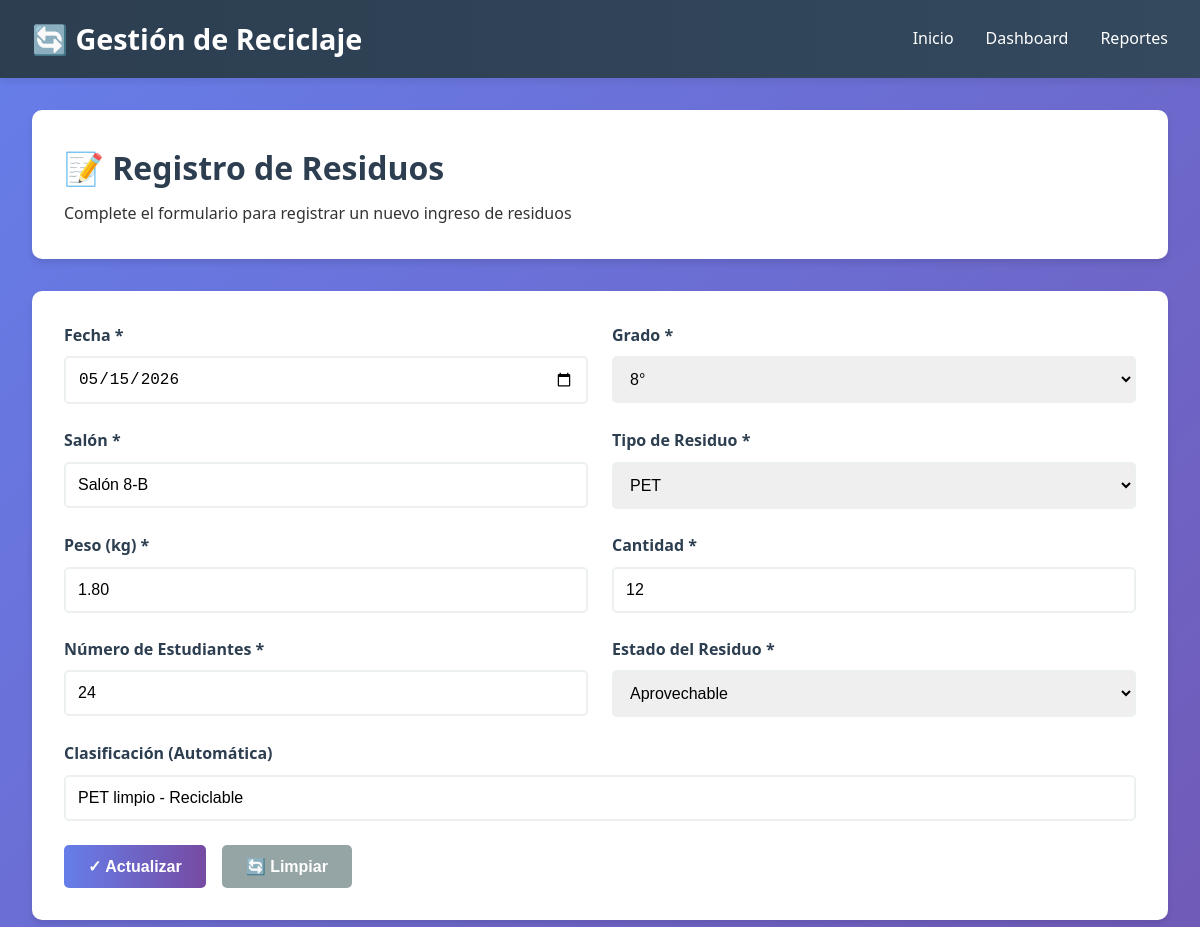
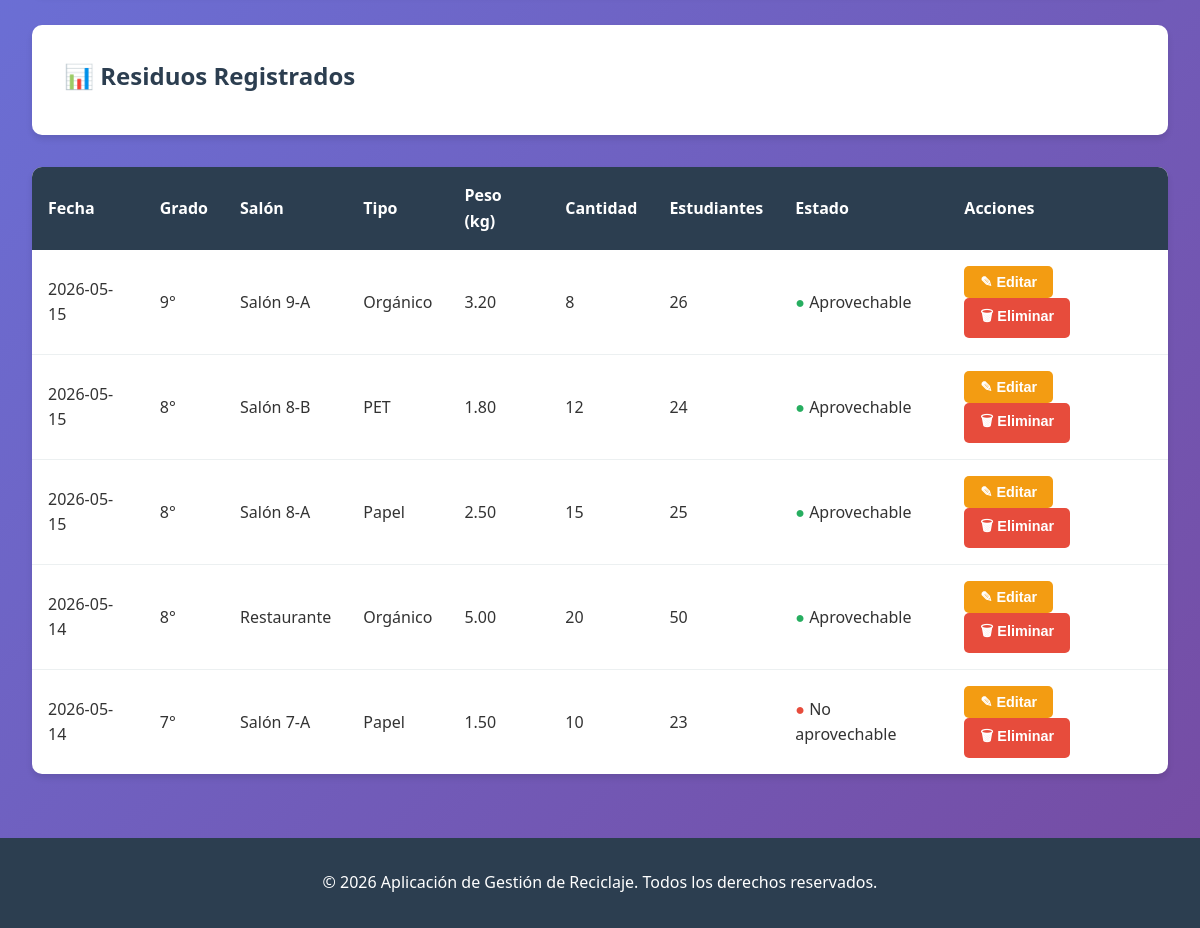
The app's page /index.php?id=2 with its own data (2 pictures, top to bottom).
### tables this page shows
CREATE TABLE residuos (
    id INT PRIMARY KEY AUTO_INCREMENT,
    fecha DATE NOT NULL,
    grado VARCHAR(10) NOT NULL,
    salon VARCHAR(50) NOT NULL,
    tipo_residuo ENUM('Papel', 'PET', 'Orgánico') NOT NULL,
    peso_kg DECIMAL(10, 2) NOT NULL,
    cantidad INT NOT NULL,
    numero_estudiantes INT NOT NULL,
    estado_residuo ENUM('Aprovechable', 'No aprovechable') NOT NULL,
    clasificacion VARCHAR(100),
    created_at TIMESTAMP DEFAULT CURRENT_TIMESTAMP,
    updated_at TIMESTAMP DEFAULT CURRENT_TIMESTAMP ON UPDATE CURRENT_TIMESTAMP,
    INDEX idx_fecha (fecha),
    INDEX idx_grado (grado),
    INDEX idx_salon (salon),
    INDEX idx_tipo (tipo_residuo),
    INDEX idx_estado (estado_residuo)
);

### config/database.php (called while the page is built, shortened)
<?php
function sanitize($data, $conn) {
    return $conn->real_escape_string(htmlspecialchars(trim($data)));
}
function executeQuery($conn, $query) {
    $result = $conn->query($query);
    return $result;
}
?>

### index.php (the view, shortened to what this page needs)
<?php
include 'config/database.php';
include 'includes/header.php';
$form_id = isset($_GET['id']) ? sanitize($_GET['id'], $conn) : null;
$edit_mode = false;
$waste_data = null;
if ($form_id) {
    $result = executeQuery($conn, "SELECT * FROM residuos WHERE id = $form_id");
    if ($result->num_rows > 0) {
        $edit_mode = true;
        $waste_data = $result->fetch_assoc();
    }
}
?>
<div class="page-header">
    <h1>📝 Registro de Residuos</h1>
    <p>Complete el formulario para registrar un nuevo ingreso de residuos</p>
</div>
<div class="form-container">
    <form id="waste-form" method="POST">
        <div class="form-row">
            <div class="form-group">
                <label for="fecha">Fecha *</label>
                <input type="date" id="fecha" name="fecha" required value="<?php echo $waste_data['fecha'] ?? date('Y-m-d'); ?>">
            </div>
            <div class="form-group">
                <label for="grado">Grado *</label>
                <select id="grado" name="grado" required>
                    <option value="8°" <?php echo ($waste_data['grado'] ?? '') === '8°' ? 'selected' : ''; ?>>8°</option>
                </select>
            </div>
        </div>
        <div class="form-row">
            <div class="form-group">
                <label for="salon">Salón *</label>
                <input type="text" id="salon" name="salon" placeholder="Ej: Salón 8-A" required value="<?php echo $waste_data['salon'] ?? ''; ?>">
            </div>
            <div class="form-group">
                <label for="tipo_residuo">Tipo de Residuo *</label>
                <select id="tipo_residuo" name="tipo_residuo" required onchange="classifyWaste()">
                    <option value="PET" <?php echo ($waste_data['tipo_residuo'] ?? '') === 'PET' ? 'selected' : ''; ?>>PET</option>
                </select>
            </div>
        </div>
        <div class="form-row">
            <div class="form-group">
                <label for="peso_kg">Peso (kg) *</label>
                <input type="number" id="peso_kg" name="peso_kg" step="0.01" min="0" required value="<?php echo $waste_data['peso_kg'] ?? ''; ?>">
            </div>
            <div class="form-group">
                <label for="cantidad">Cantidad *</label>
                <input type="number" id="cantidad" name="cantidad" min="0" required value="<?php echo $waste_data['cantidad'] ?? ''; ?>">
            </div>
        </div>
        <div class="form-row">
            <div class="form-group">
                <label for="numero_estudiantes">Número de Estudiantes *</label>
                <input type="number" id="numero_estudiantes" name="numero_estudiantes" min="0" required value="<?php echo $waste_data['numero_estudiantes'] ?? ''; ?>">
            </div>
            <div class="form-group">
                <label for="estado_residuo">Estado del Residuo *</label>
                <select id="estado_residuo" name="estado_residuo" required onchange="classifyWaste()">
                    <option value="Aprovechable" <?php echo ($waste_data['estado_residuo'] ?? '') === 'Aprovechable' ? 'selected' : ''; ?>>Aprovechable</option>
                </select>
            </div>
        </div>
        <div class="form-group">
            <label for="clasificacion">Clasificación (Automática)</label>
            <input type="text" id="clasificacion" name="clasificacion" readonly value="<?php echo $waste_data['clasificacion'] ?? ''; ?>">
        </div>
        <div class="btn-group">
            <button type="submit" class="btn btn-primary"><?php echo $edit_mode ? '✓ Actualizar' : '➕ Guardar'; ?></button>
            <button type="button" class="btn btn-secondary" onclick="clearForm('waste-form')">🔄 Limpiar</button>
        </div>
    </form>
</div>
<div class="page-header">
    <h2>📊 Residuos Registrados</h2>
</div>
<div class="table-container">
    <table>
        <thead>
            <tr>
                <th>Fecha</th>
                <th>Grado</th>
                <th>Salón</th>
                <th>Tipo</th>
                <th>Peso (kg)</th>
                <th>Cantidad</th>
                <th>Estudiantes</th>
                <th>Estado</th>
                <th>Acciones</th>
            </tr>
        </thead>
        <tbody>
            <?php
            $result = executeQuery($conn, "SELECT * FROM residuos ORDER BY fecha DESC LIMIT 20");
            if ($result->num_rows > 0) {
                while ($row = $result->fetch_assoc()) {
                    $estado_class = $row['estado_residuo'] === 'Aprovechable' ? 'green' : 'red';
                    echo "<tr>
                        <td>{$row['fecha']}</td>
                        <td>{$row['grado']}</td>
                        <td>{$row['salon']}</td>
                        <td>{$row['tipo_residuo']}</td>
                        <td>{$row['peso_kg']}</td>
                        <td>{$row['cantidad']}</td>
                        <td>{$row['numero_estudiantes']}</td>
                        <td><span style='color: " . ($estado_class === 'green' ? '#27ae60' : '#e74c3c') . "'>●</span> {$row['estado_residuo']}</td>
                        <td>
                            <button onclick='editWaste({$row['id']})' class='btn btn-warning' style='padding: 0.5rem 1rem; font-size: 0.9rem;'>✎ Editar</button>
                            <button onclick='deleteWaste({$row['id']})' class='btn btn-danger' style='padding: 0.5rem 1rem; font-size: 0.9rem;'>🗑 Eliminar</button>
                        </td>
                    </tr>";
                }
            } else {
                echo "<tr><td colspan='9' style='text-align: center; color: #95a5a6;'>No hay registros aún</td></tr>";
            }
            ?>
        </tbody>
    </table>
</div>
<?php include 'includes/footer.php'; ?>

### css/styles.css (style rules this page uses)
* { margin: 0; padding: 0; box-sizing: border-box; }
body { font-family: 'Segoe UI', Tahoma, Geneva, Verdana, sans-serif; background: linear-gradient(135deg, #667eea 0%, #764ba2 100%); color: #333; line-height: 1.6; min-height: 100vh; display: flex; flex-direction: column; }
.page-header { background: white; padding: 2rem; border-radius: 10px; margin-bottom: 2rem; box-shadow: 0 4px 6px rgba(0,0,0,0.1); }
.page-header h1 { color: #2c3e50; margin-bottom: 0.5rem; }
.page-header h2 { color: #2c3e50; margin-bottom: 0.5rem; }
.form-container { background: white; padding: 2rem; border-radius: 10px; box-shadow: 0 4px 6px rgba(0,0,0,0.1); margin-bottom: 2rem; }
.form-group { margin-bottom: 1.5rem; }
.form-group label { display: block; margin-bottom: 0.5rem; font-weight: 600; color: #2c3e50; }
.form-group input, .form-group select, .form-group textarea { width: 100%; padding: 0.75rem; border: 2px solid #ecf0f1; border-radius: 5px; font-size: 1rem; transition: border-color 0.3s ease; }
.form-row { display: grid; grid-template-columns: repeat(auto-fit, minmax(250px, 1fr)); gap: 1.5rem; }
.btn { padding: 0.75rem 1.5rem; border: none; border-radius: 5px; font-size: 1rem; cursor: pointer; transition: all 0.3s ease; font-weight: 600; display: inline-block; }
.btn-primary { background: linear-gradient(90deg, #667eea 0%, #764ba2 100%); color: white; }
.btn-secondary { background: #95a5a6; color: white; }
.btn-danger { background: #e74c3c; color: white; }
.btn-warning { background: #f39c12; color: white; }
.btn-group { display: flex; gap: 1rem; margin-top: 1.5rem; }
.table-container { background: white; border-radius: 10px; overflow: hidden; box-shadow: 0 4px 6px rgba(0,0,0,0.1); margin-bottom: 2rem; }
table { width: 100%; border-collapse: collapse; }
table thead { background: #2c3e50; color: white; }
table th { padding: 1rem; text-align: left; font-weight: 600; }
table td { padding: 1rem; border-bottom: 1px solid #ecf0f1; }
table tbody tr:last-child td { border-bottom: none; }

### records on screen
residuos: fecha "05/15/2026", grado "8°", salon "Salón 8-B", tipo_residuo "PET", peso_kg "1.80", cantidad "12", numero_estudiantes "24", estado_residuo "Aprovechable", clasificacion "PET limpio - Reciclable", fecha "2026-05-15"
residuos: fecha "2026-05-15", grado "9°", salon "Salón 9-A", tipo_residuo "Orgánico", peso_kg "3.20", cantidad "8", numero_estudiantes "26", estado_residuo "Aprovechable"
residuos: fecha "2026-05-15", grado "8°", salon "Salón 8-A", tipo_residuo "Papel", peso_kg "2.50", cantidad "15", numero_estudiantes "25", estado_residuo "Aprovechable"
residuos: fecha "2026-05-14", grado "8°", salon "Restaurante", tipo_residuo "Orgánico", peso_kg "5.00", cantidad "20", numero_estudiantes "50", estado_residuo "Aprovechable"
residuos: fecha "2026-05-14", grado "7°", salon "Salón 7-A", tipo_residuo "Papel", peso_kg "1.50", cantidad "10", numero_estudiantes "23", estado_residuo "No aprovechable"
